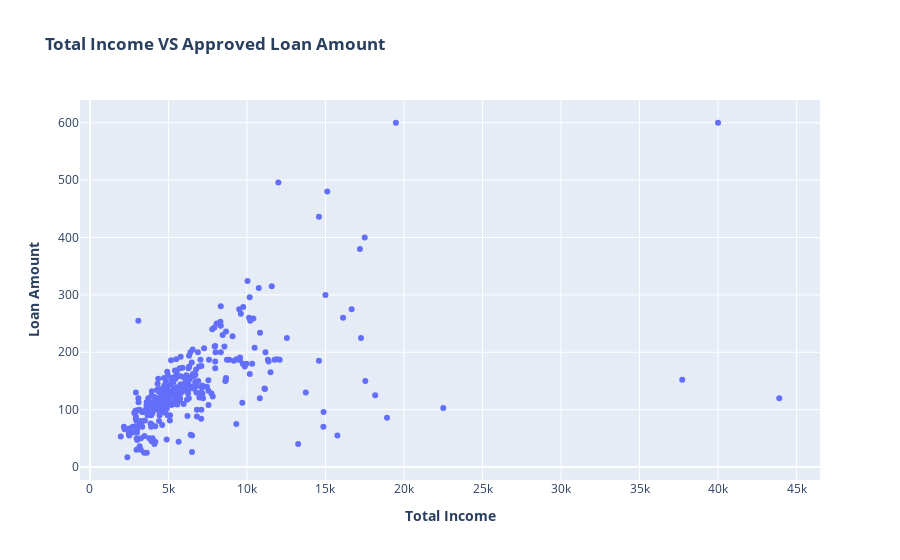

The code cell stored with this chart in its notebook:
### Markdown cell above
As we can see from out plots and analysis, we do not see significant impacts of graduates, gender, employment or marriage status because the chance of approval are similar in each different case. But we do see that having a credit history has a significant impact on getting a loan approval

### Code cell
loan_data['Total_Income'] = loan_data['ApplicantIncome'] + loan_data['CoapplicantIncome']

fig = px.scatter(loan_data[loan_data['Loan_Status']=='Y'], x="Total_Income", y="LoanAmount",  
                hover_name="Loan_Status",title='<b>Total Income VS Approved Loan Amount</b>')
fig.update_yaxes(showgrid=True)
fig.update_xaxes(showgrid=True)

fig.update_layout(
    xaxis_title="<b>Total Income</b>",
    yaxis_title="<b>Loan Amount</b>",
    legend_title='<b>Property Area</b>',
)
fig.show()

### Figure 1 — Plotly figure (JSON) as saved in the notebook; plotly's stock layout.template omitted (floating-point values rounded to 4 significant figures; data arrays with more than 128 entries replaced by an {"elided": "..."} marker saying what was removed)
{"data": [{"hovertemplate": "<b>%{hovertext}</b><br><br>Total_Income=%{x}<br>LoanAmount=%{y}<extra></extra>", "hovertext": {"elided": "332 str values"}, "legendgroup": "", "marker": {"color": "#636efa", "symbol": "circle"}, "mode": "markers", "name": "", "orientation": "v", "showlegend": false, "type": "scatter", "x": {"elided": "332 float values"}, "xaxis": "x", "y": {"elided": "332 int values"}, "yaxis": "y"}], "layout": {"legend": {"title": {"text": "<b>Property Area</b>"}, "tracegroupgap": 0}, "title": {"text": "<b>Total Income VS Approved Loan Amount</b>"}, "xaxis": {"anchor": "y", "domain": [0, 1], "showgrid": true, "title": {"text": "<b>Total Income</b>"}}, "yaxis": {"anchor": "x", "domain": [0, 1], "showgrid": true, "title": {"text": "<b>Loan Amount</b>"}}}}
